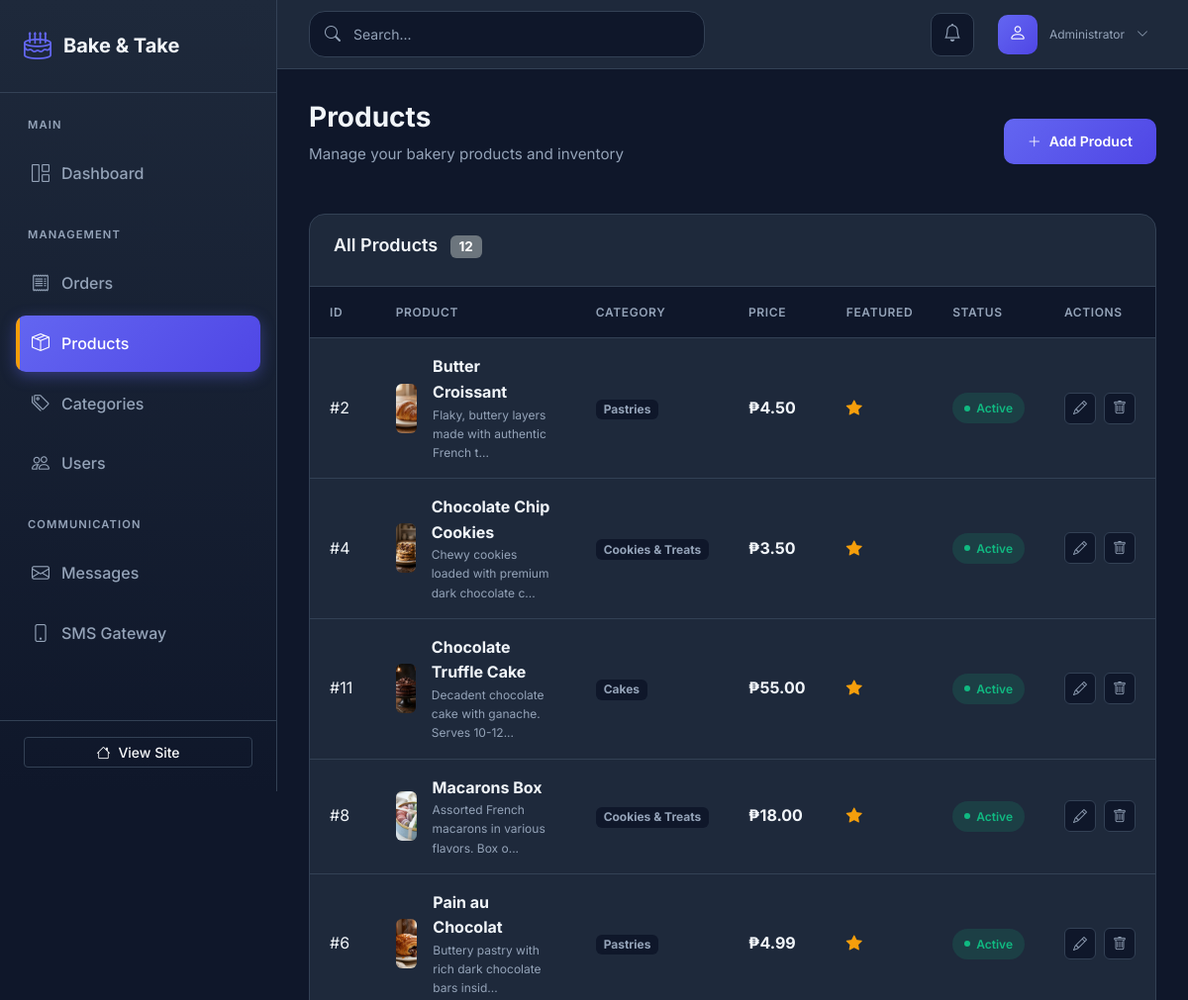
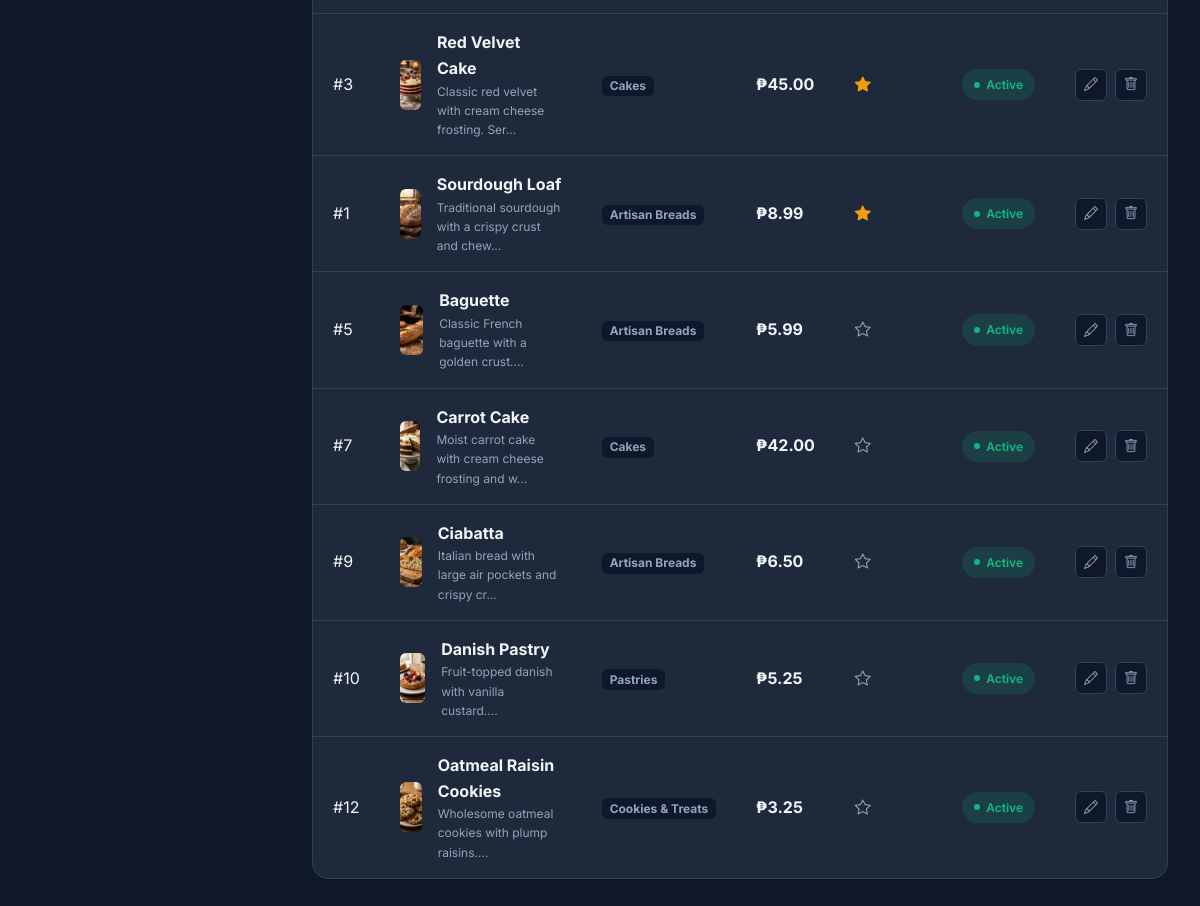
/admin/index.php?page=products (signed in), run on an earlier commit of the app's database (2 pictures, top to bottom).
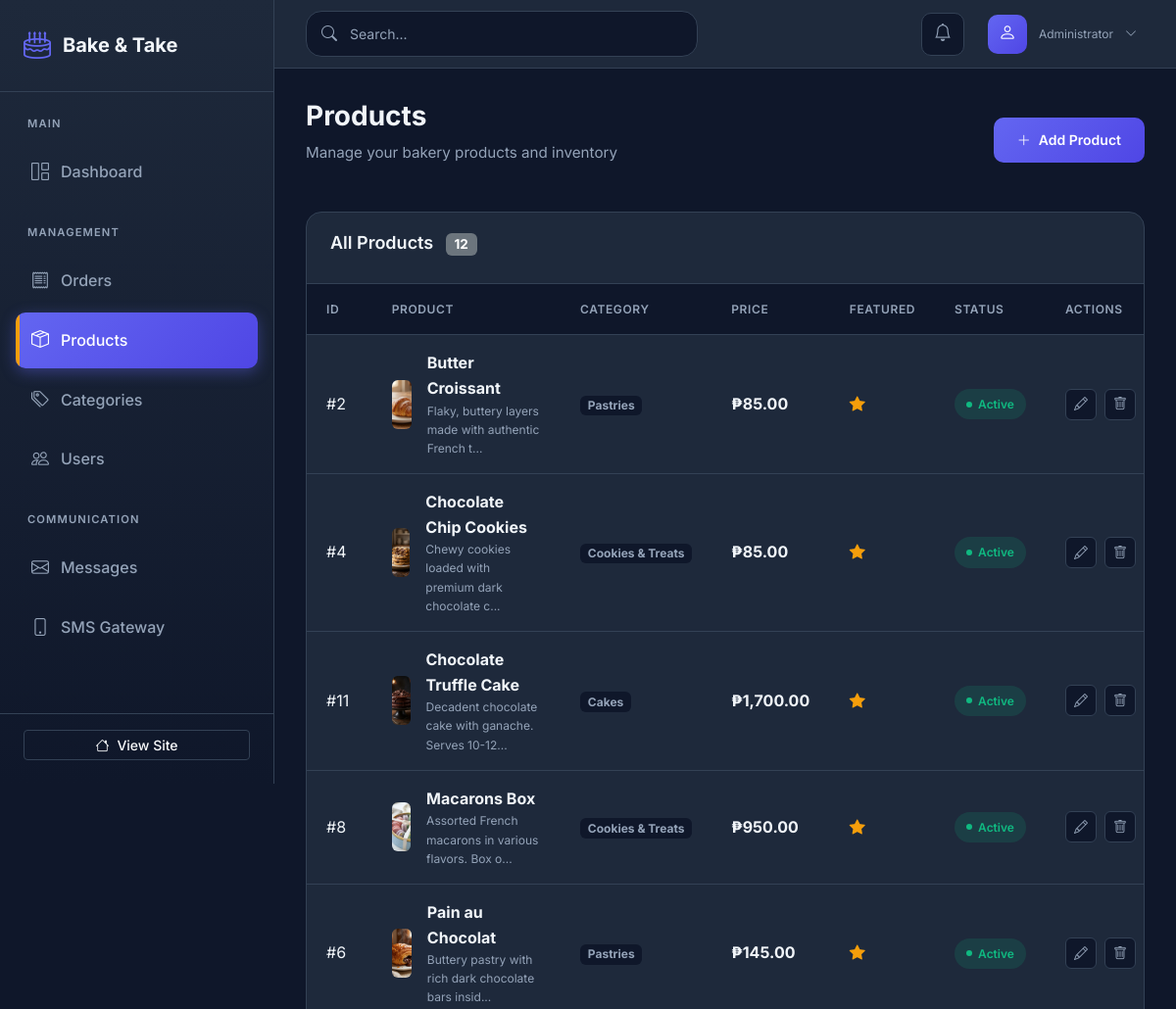
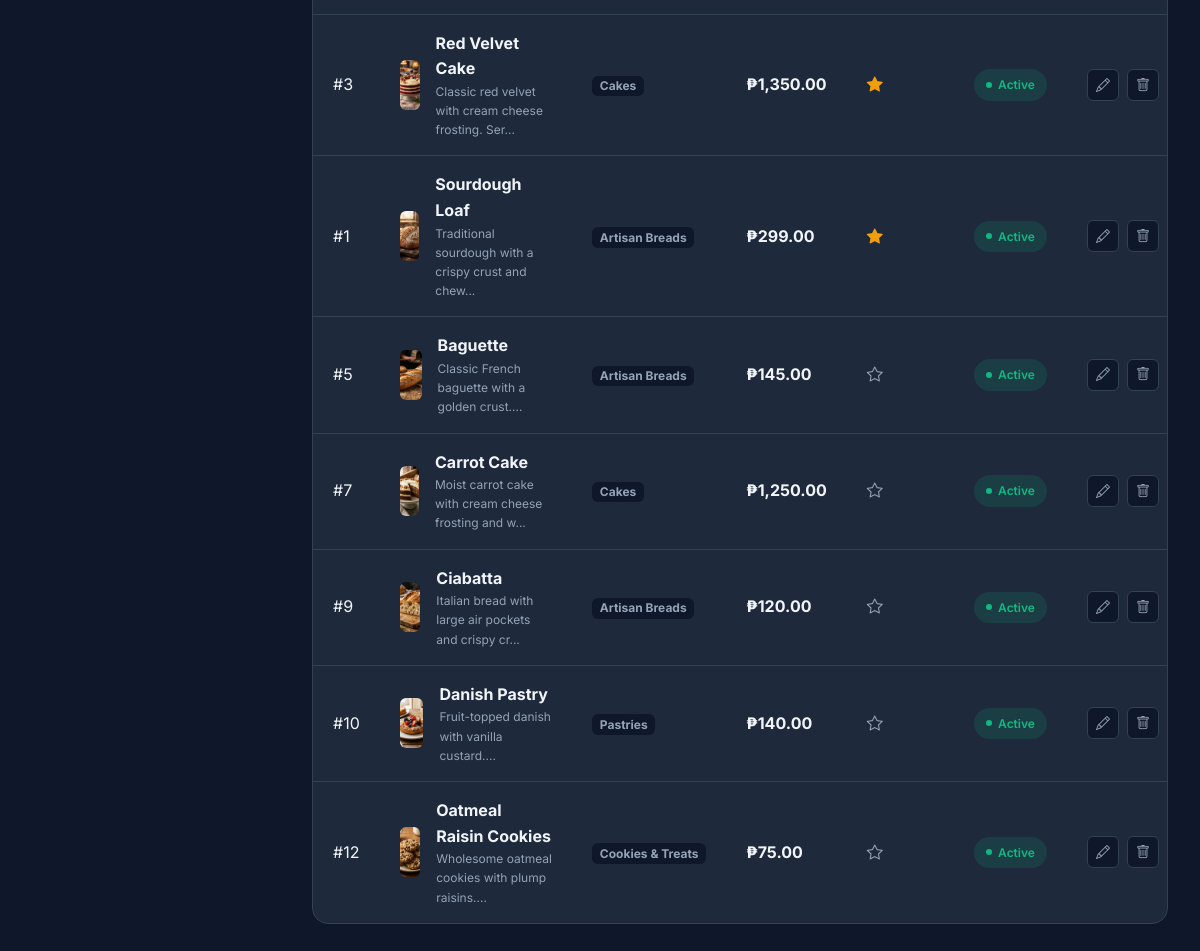
And on a later commit of the database (2 pictures, top to bottom).
### tables this page shows
CREATE TABLE IF NOT EXISTS products (
    id INT AUTO_INCREMENT PRIMARY KEY,
    category_id INT,
    name VARCHAR(200) NOT NULL,
    slug VARCHAR(200) NOT NULL UNIQUE,
    description TEXT,
    price DECIMAL(10, 2) NOT NULL,
    image VARCHAR(255),
    featured BOOLEAN DEFAULT FALSE,
    active BOOLEAN DEFAULT TRUE,
    created_at TIMESTAMP DEFAULT CURRENT_TIMESTAMP,
    updated_at TIMESTAMP DEFAULT CURRENT_TIMESTAMP ON UPDATE CURRENT_TIMESTAMP,
    FOREIGN KEY (category_id) REFERENCES categories(id) ON DELETE SET NULL
);

CREATE TABLE IF NOT EXISTS categories (
    id INT AUTO_INCREMENT PRIMARY KEY,
    name VARCHAR(100) NOT NULL,
    slug VARCHAR(100) NOT NULL UNIQUE,
    icon VARCHAR(50),
    description TEXT,
    created_at TIMESTAMP DEFAULT CURRENT_TIMESTAMP
);

### includes/functions.php (called while the page is built, shortened)
<?php
function sanitize($input) {
    return htmlspecialchars(trim($input), ENT_QUOTES, 'UTF-8');
}
function formatPrice($price) {
    return '₱' . number_format($price, 2);
}
function getAllProducts() {
    global $pdo, $PRODUCTS;
    if ($pdo) {
        try {
            $stmt = $pdo->query("
                SELECT p.*, c.slug as category
                FROM products p
                LEFT JOIN categories c ON p.category_id = c.id
                WHERE p.active = 1
                ORDER BY p.featured DESC, p.name ASC
            ");
            $products = $stmt->fetchAll();
            return $products;
        } catch (PDOException $e) {
            return $PRODUCTS;
        }
    }
    return $PRODUCTS;
}
function getCategoryName($slug) {
    global $pdo, $CATEGORIES;
    if ($pdo) {
        try {
            $stmt = $pdo->prepare("SELECT name FROM categories WHERE slug = ?");
            $stmt->execute([$slug]);
            $category = $stmt->fetch();
            if ($category) {
                return $category['name'];
            }
        } catch (PDOException $e) {
        }
    }
    return isset($CATEGORIES[$slug]) ? $CATEGORIES[$slug]['name'] : 'All Products';
}
function getProductImage($image) {
    return "assets/images/products/{$image}";
}
?>

### admin/pages/products.php (the view, shortened to what the changed rows need)
<?php
$products = getAllProducts();
?>
<div class="page-header d-flex justify-content-between align-items-center">
    <div>
        <h1 class="page-title">Products</h1>
    </div>
</div>
<div class="admin-card">
    <div class="admin-card-body p-0">
        <?php if (empty($products)): ?>
        <div class="empty-state">
            <i class="bi bi-box-seam"></i>
            <h3>No products yet</h3>
            <p>Start by adding your first product.</p>
            <button class="btn-admin-primary" data-bs-toggle="modal" data-bs-target="#addProductModal">
                <i class="bi bi-plus-lg"></i> Add Product
            </button>
        </div>
        <?php else: ?>
        <div class="table-responsive">
            <table class="admin-table">
                <thead>
                    <tr>
                        <th style="width: 50px;">ID</th>
                        <th>Product</th>
                        <th>Category</th>
                        <th>Price</th>
                        <th>Featured</th>
                        <th>Status</th>
                        <th>Actions</th>
                    </tr>
                </thead>
                <tbody>
                    <?php foreach ($products as $product): ?>
                    <tr>
                        <td>#<?php echo $product['id']; ?></td>
                        <td>
                            <div class="d-flex align-items-center gap-3">
                                <div style="width: 50px; height: 50px; background: var(--admin-dark); border-radius: var(--radius-sm); display: flex; align-items: center; justify-content: center; overflow: hidden;">
                                    <?php if ($product['image']): ?>
                                    <img src="../<?php echo getProductImage($product['image']); ?>"
                                         alt="<?php echo sanitize($product['name']); ?>"
                                         style="width: 100%; height: 100%; object-fit: cover;">
                                    <?php else: ?>
                                    <i class="bi bi-image" style="color: var(--admin-text-muted);"></i>
                                    <?php endif; ?>
                                </div>
                                <div>
                                    <strong><?php echo sanitize($product['name']); ?></strong>
                                    <div style="font-size: 0.75rem; color: var(--admin-text-muted);">
                                        <?php echo sanitize(substr($product['description'], 0, 50)); ?>...
                                    </div>
                                </div>
                            </div>
                        </td>
                        <td>
                            <span class="badge" style="background: var(--admin-dark); color: var(--admin-text-muted);">
                                <?php echo getCategoryName($product['category']); ?>
                            </span>
                        </td>
                        <td><strong><?php echo formatPrice($product['price']); ?></strong></td>
                        <td>
                            <?php if ($product['featured']): ?>
                            <i class="bi bi-star-fill" style="color: var(--admin-accent);"></i>
                            <?php else: ?>
                            <i class="bi bi-star" style="color: var(--admin-text-muted);"></i>
                            <?php endif; ?>
                        </td>
                        <td>
                            <span class="status-badge <?php echo (isset($product['active']) && $product['active']) || !isset($product['active']) ? 'ready' : 'cancelled'; ?>">
                                <?php echo (isset($product['active']) && $product['active']) || !isset($product['active']) ? 'Active' : 'Inactive'; ?>
                            </span>
                        </td>
                        <td>
                            <div class="action-buttons">
                                <button class="btn-action edit" title="Edit" data-bs-toggle="modal" data-bs-target="#editProductModal<?php echo $product['id']; ?>">
                                    <i class="bi bi-pencil"></i>
                                </button>
                                <form action="includes/manage_product.php" method="POST" style="display: inline;" onsubmit="return confirm('Are you sure you want to delete this product?');">
                                    <button type="submit" class="btn-action delete" title="Delete">
                                        <i class="bi bi-trash"></i>
                                    </button>
                                </form>
                            </div>
                        </td>
                    </tr>
                    <?php endforeach; ?>
                </tbody>
            </table>
        </div>
        <?php endif; ?>
    </div>
</div>

What changed in the data, as far as the page shows it:
changed products "Butter Croissant": price "₱4.50" → "₱85.00"
changed products "Chocolate Chip Cookies": price "₱3.50" → "₱85.00"
changed products "Chocolate Truffle Cake": price "₱55.00" → "₱1,700.00"
changed products "Macarons Box": price "₱18.00" → "₱950.00"
changed products "Pain au Chocolat": price "₱4.99" → "₱145.00"
changed products "Red Velvet Cake": price "₱45.00" → "₱1,350.00"
changed products "Sourdough Loaf": price "₱8.99" → "₱299.00"
changed products "Baguette": price "₱5.99" → "₱145.00"
changed products "Carrot Cake": price "₱42.00" → "₱1,250.00"
changed products "Ciabatta": price "₱6.50" → "₱120.00"
changed products "Danish Pastry": price "₱5.25" → "₱140.00"
changed products "Oatmeal Raisin Cookies": price "₱3.25" → "₱75.00"
